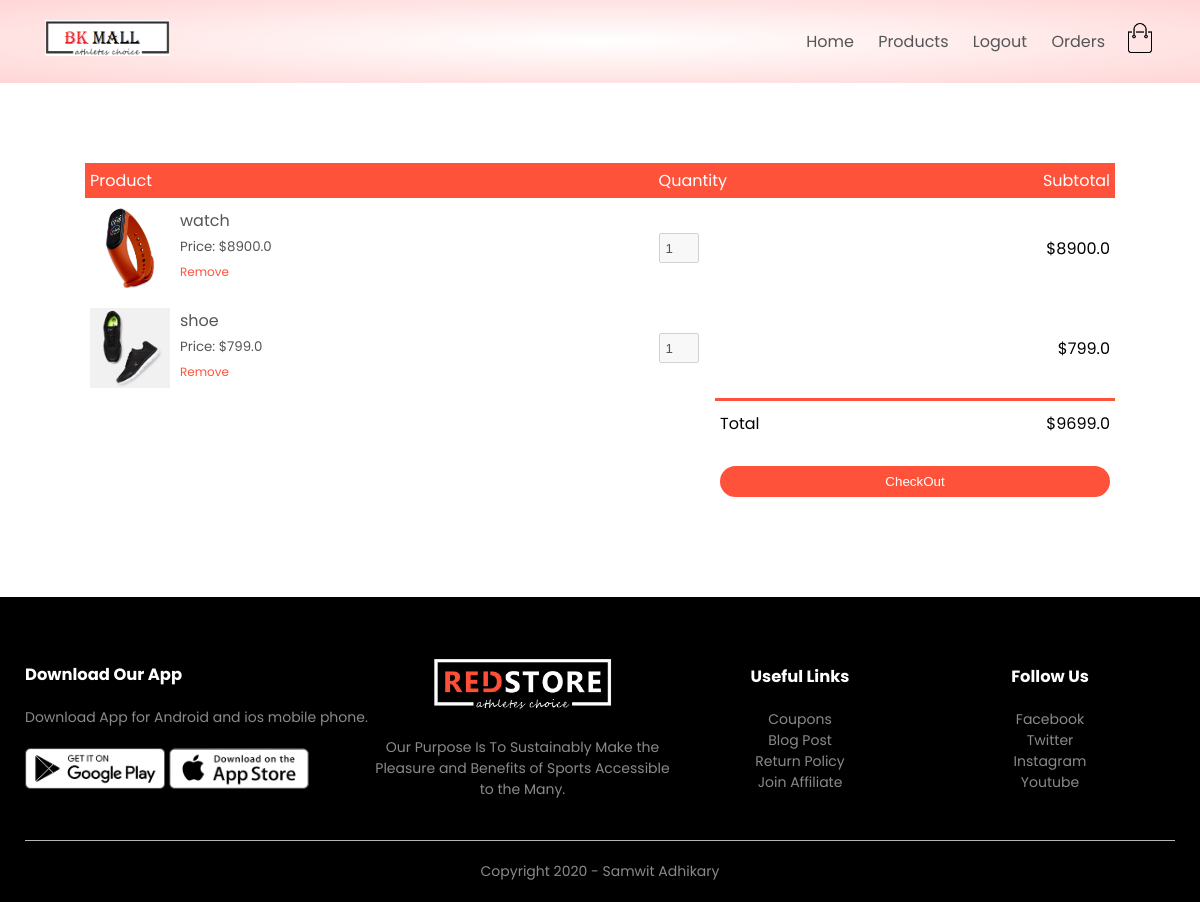
The page /cart/cart/ (signed in) on the database its author committed.
### orders/models.py (models this page shows, shortened)
class OrderedItem(models.Model):
    product=models.ForeignKey(Product,on_delete=models.SET_NULL,null=True,related_name='added_carts')
    quantity=models.IntegerField(default=1)
    owner=models.ForeignKey(Order,on_delete=models.CASCADE,related_name='added_items')

class Order(models.Model):
    LIVE=1
    DELETE=0
    DELETE_CHOICES=((LIVE,'Live'),(DELETE,'Delete'))
    CART_STAGE=0
    ORDER_CONFIRMED=1
    ORDER_PROCESSED=2
    ORDER_DELIVERED=3
    ORDER_REJECTED=4
    STATUS_CHOICE=((ORDER_PROCESSED,'ORDER_PROCESSED'),
                   (ORDER_DELIVERED,'ORDER_DELEVERED'),
                   (ORDER_REJECTED,'ORDER_REJECTED'),
                   (ORDER_CONFIRMED,'ORDER_CONFIRMED')) # only these  stages are needed to change by admin. CART_STAGE and ORDER_CONFIRMED are automatically set
    order_status=models.IntegerField(choices=STATUS_CHOICE,default=CART_STAGE)
    total_price=models.FloatField(default=0)
    owner=models.ForeignKey(Customer,on_delete=models.SET_NULL,null=True,related_name='orders')
    delete_status=models.IntegerField(choices=DELETE_CHOICES,default=LIVE)
    created_at=models.DateTimeField(auto_now_add=True)
    updated_at=models.DateTimeField(auto_now=True)

### products/models.py (models this page shows, shortened)
class Product(models.Model):
    LIVE=1
    DELETE=0
    DELETE_CHOICES=((LIVE,'Live'),(DELETE,'Delete'))
    title=models.CharField(max_length=200)
    price=models.FloatField()
    description=models.TextField()
    image=models.ImageField()
    priority=models.IntegerField()
    delete_status=models.IntegerField(choices=DELETE_CHOICES,default=LIVE)
    created_at=models.DateTimeField(auto_now_add=True)
    updated_at=models.DateTimeField(auto_now=True)

### orders/views.py (the view)
# urls.py: path('cart/',views.show_cart,name='cart'),
def show_cart(request):
    user=request.user
    customer=user.customer_profile
    cart_obj,created=Order.objects.get_or_create(
        owner=customer,
        order_status=Order.CART_STAGE
    )
    context={'cart':cart_obj}
    return render(request,'cart.html',context)

### orders/templatetags/multiply.py (called while the page is built)
@register.simple_tag(name='multiply') #decorator for modify function   the file-name is used in load statement,  in template page
def multiply(a,b):
    return a*b

### orders/templatetags/total.py (called while the page is built)
@register.simple_tag(name='get_total') #decorator for modify function   the name is used to load in template page
def get_total(cart):
    total=0
    for item in cart.added_items.all():
        total+=item.quantity*item.product.price
    return total

### templates/cart.html
{% extends 'blank_layout.html' %}
{% block content %}
  {% if messages %}
      <div ><br>
          {% for message in messages %}
          <div class="{{message.tags}}">
          {{message}}
          </div>
          {% endfor %}
      </div>
  {% else %}
    {% include 'cart_layout.html' %}
  {% endif %}
{% endblock content %}

### templates/cart_layout.html (shortened to what this page needs)
{% load static %}
{% load multiply %}
{% load total %}
<div class="small-container cart-page">
    {% if cart and cart.added_items.all %}
    <table>
        <tbody><tr>
            <th>Product</th>
            <th>Quantity</th>
            <th>Subtotal</th>
        </tr>
        {% for cart_item in cart.added_items.all %}
        <tr>
            <td>
                <div class="cart-info">
                    <img src="{{ cart_item.product.image.url }}">
                    <div>
                        <p>{{ cart_item.product.title }}</p>
                        <small>Price: ${{ cart_item.product.price }}</small>
                        <br>
                        <a href="{% url 'remove_item' cart_item.id %}">Remove</a>
                    </div>
                </div>
            </td>
            <td><input type="number" value="{{ cart_item.quantity }}" name="quantity" disabled ></td>
            <td>
                ${% multiply cart_item.product.price  cart_item.quantity %}
            </td>
        </tr>
        {% endfor %}
    </tbody></table>
    <div class="total-price">
        <table>
            <tbody><tr>
                <td>Total</td>
                <td>${% get_total cart %} </td>
            </tr>
            <tr>
                <td colspan="2">
                    <form action="{% url 'checkout' %}" method="post" enctype="multipart/form-data">
                        <button type="submit" class="btn">CheckOut</button>
                    </form>
                </td>
            </tr>
        </tbody></table>
    </div>
    {% else %}
    <p>Cart is empty </p>
    {% endif %}
</div>

### static/css/style.css (style rules this page uses)
* { margin: 0; padding: 0; box-sizing: border-box; }
body { font-family: 'Poppins', sans-serif; }
a { text-decoration: none; color: #555; }
p { color: #555; }
.btn { display: inline-block; background: #ff523b; color: white; padding: 8px 30px; margin: 30px 0; border-radius: 30px; transition: background 0.5s; }
.small-container { max-width: 1080px; margin: auto; padding-left: 25px; padding-right: 25px; }
small { color: #555; }
.cart-page { margin: 80px auto; }
table { width: 100%; border-collapse: collapse; }
.cart-info { display: flex; flex-wrap: wrap; }
th { text-align: left; padding: 5px; color: #fff; background: #ff523b; font-weight: normal; }
td { padding: 10px 5px; }
td input { width: 40px; height: 30px; padding: 5px; }
td a { color: #ff523b; font-size: 12px; }
td img { width: 80px; height: 80px; margin-right: 10px; }
.total-price { display: flex; justify-content: flex-end; }
.total-price table { border-top: 3px solid #ff523b; width: 100%; max-width: 400px; }
td:last-child { text-align: right; }
th:last-child { text-align: right; }
form .btn { width: 100%; border: none; cursor: pointer; margin: 10px 0; }

### rows shown on the page
OrderedItem: product.image (picture), product "watch", product.price "8900.0", quantity "1", product+quantity "8900.0"
OrderedItem: product.image (picture), product "shoe", product.price "799.0", quantity "1", product+quantity "799.0"
Order: id.price "9699.0"
